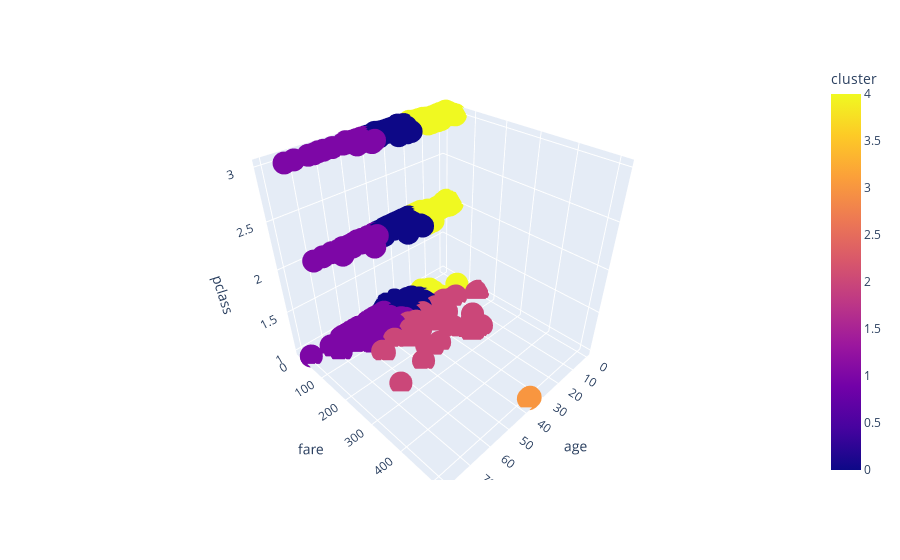

Source (notebook cell):
### Code cell
fig = px.scatter_3d(df, x = 'age', y='fare',z = 'pclass', color = df['cluster'])
fig.show()

### Figure 1 — Plotly figure (JSON) as saved in the notebook; plotly's stock layout.template omitted (floating-point values rounded to 4 significant figures; data arrays with more than 128 entries replaced by an {"elided": "..."} marker saying what was removed)
{"data": [{"hovertemplate": "age=%{x}<br>fare=%{y}<br>pclass=%{z}<br>cluster=%{marker.color}<extra></extra>", "legendgroup": "", "marker": {"color": {"elided": "891 int values"}, "coloraxis": "coloraxis", "symbol": "circle"}, "mode": "markers", "name": "", "scene": "scene", "showlegend": false, "type": "scatter3d", "x": {"elided": "891 float values"}, "y": {"elided": "891 float values"}, "z": {"elided": "891 int values"}}], "layout": {"coloraxis": {"colorbar": {"title": {"text": "cluster"}}, "colorscale": [[0, "#0d0887"], [0.1111, "#46039f"], [0.2222, "#7201a8"], [0.3333, "#9c179e"], [0.4444, "#bd3786"], [0.5556, "#d8576b"], [0.6667, "#ed7953"], [0.7778, "#fb9f3a"], [0.8889, "#fdca26"], [1, "#f0f921"]]}, "legend": {"tracegroupgap": 0}, "margin": {"t": 60}, "scene": {"domain": {"x": [0, 1], "y": [0, 1]}, "xaxis": {"title": {"text": "age"}}, "yaxis": {"title": {"text": "fare"}}, "zaxis": {"title": {"text": "pclass"}}}}}
